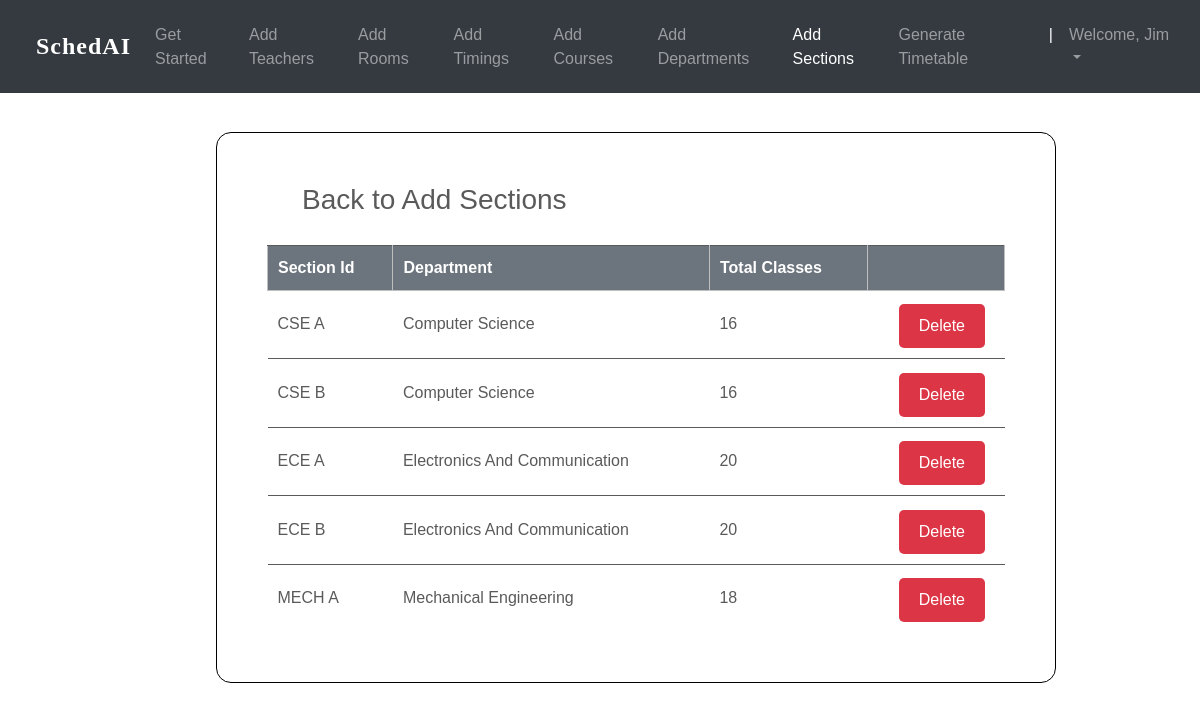
/sections_list/ (signed in), run on the app's committed database.
### ttgen/models.py (models this page shows, shortened)
class Section(models.Model):
    section_id = models.CharField(max_length=25, primary_key=True)
    department = models.ForeignKey(Department, on_delete=models.CASCADE)
    num_class_in_week = models.IntegerField(default=0)
    course = models.ForeignKey(Course, on_delete=models.CASCADE, blank=True, null=True)
    meeting_time = models.ForeignKey(MeetingTime, on_delete=models.CASCADE, blank=True, null=True)
    room = models.ForeignKey(Room, on_delete=models.CASCADE, blank=True, null=True)
    instructor = models.ForeignKey(Instructor, on_delete=models.CASCADE, blank=True, null=True)

class Department(models.Model):
    dept_name = models.CharField(max_length=50)
    courses = models.ManyToManyField(Course)
    def __str__(self):
        return self.dept_name

### ttgen/views.py (the view)
# urls.py: path('sections_list/', views.section_list, name='editsection'),
@login_required
def section_list(request):
    context = {
        'sections': Section.objects.all()
    }
    return render(request, 'seclist.html', context)

### templates/seclist.html (shortened to what this page needs)
<!DOCTYPE html>
<html lang="en">
<head>
	<link rel="stylesheet" href="https://maxcdn.bootstrapcdn.com/bootstrap/4.0.0/css/bootstrap.min.css">
    <link rel="stylesheet" type="text/css" href="static/css/index.css">
</head>
<body>
        <header>
			<nav class="navbar navbar-expand-md navbar-dark fixed-top bg-dark">
        <a class="navbar-brand" href="{% url 'admindash' %}"><p style="color: #fff; font-weight: 900; letter-spacing: 1px; margin-top: 15px; margin-left: 20px; font-size: 1.5rem;">SchedAI</p></a>
                <div class="collapse navbar-collapse" id="navbarCollapse">
                    <ul class="navbar-nav ml-auto">
                    <li class="nav-item">
                        <a class="nav-link" href="{% url 'admindash' %}">Get Started</a>
                    </li>
                    <li class="nav-item">
                        <a class="nav-link" href="{% url 'addInstructors' %}">Add Teachers</a>
                    </li>
                    <li class="nav-item">
                        <a class="nav-link" href="{% url 'addRooms' %}">Add Rooms</a>
                    </li>
                    <li class="nav-item">
		                <a class="nav-link" href="{% url 'addTimings' %}">Add Timings</a>
		            </li>
                    <li class="nav-item">
                        <a class="nav-link" href="{% url 'addCourses' %}">Add Courses</a>
                    </li>
                    <li class="nav-item">
			            <a class="nav-link" href="{% url 'addDepts' %}">Add Departments</a>
		            </li>
                    <li class="nav-item active">
			            <a class="nav-link" href="{% url 'addSections' %}">Add Sections</a>
		            </li>
                    <li class="nav-item">
			            <a class="nav-link" href="{% url 'generate' %}">Generate Timetable</a>
		            </li>
                    <li class="nav-item active">
			            <a class="nav-link">|</a>
		            </li>
                    <li class="nav-item dropdown">
		                <a class="nav-link dropdown-toggle" href="#" id="dropdown03" data-toggle="dropdown" aria-haspopup="true" aria-expanded="false">Welcome, {{ user.first_name }}</a>
		            </li>
                    </ul>
                </div>
            </nav>
        </header>
        <br><br>
    {% block content %}
{% load static %}
<fieldset class="fieldset">
    <a href="{% url 'addSections'%}"><h1 class="tablink" onclick="openPage('new')" id="defaultOpen">Back to Add Sections</h1></a>
    <div class="tabcontent" id="edit">
        <table class="table1">
            <thead>
            <tr class="table-headers">
            <th>Section Id</th>
            <th>Department</th>
            <th>Total Classes</th>
            <th  class="empty"></th>
            </tr>
            </thead>
            <tbody>
            {% for sec in sections %}
            <tr>
             <td>{{sec.section_id}}</td>
             <td>{{sec.department}}</td>
             <td>{{sec.num_class_in_week }}</td>
             <td class="empty">
                <form action="{% url 'deletesection' sec.section_id %}" method="post">
                        <input type="submit" value="Delete" class="cross">
                </form>
             </td>
             </tr>
            {% endfor %}
            </tbody>
        </table>
    </div>
</fieldset>
{% endblock %}

### static/css/index.css (style rules this page uses)
body { padding-top: 3rem; padding-bottom: 3rem; color: #5a5a5a; font-family: 'Poppins', sans-serif; overflow-x: hidden; }
nav { font-family: sans-serif; }
.navbar-brand { font-size: 20px; font-family: Georgia, 'Times New Roman', Times, serif; }

### templates/seclist.html (style rules this page uses)
nav { font-family: sans-serif; }
.navbar-brand { font-size: 20px; font-family: Georgia, 'Times New Roman', Times, serif; }
* { margin: 0; padding: 0; box-sizing: border-box; }
html { scroll-behavior: smooth; }
a { text-decoration:none; }
form { margin-top: 3%; margin-left: 18%; margin-right: 12%; }
fieldset h1 { color: #5a5a5a; padding-bottom: 20px; margin-left: 35px; display: inline-block; cursor: pointer; font-size: 28px; }
fieldset input { padding:8px; color: #938c8c }
.table2 td, th { border: 1px solid rgb(190,190,190); padding: 10px 20px; }
.table1 { width: 100%; border-collapse: collapse; text-align: left; overflow: hidden; }
.table1 td, th { border-top: 1px solid #5a5a5a; padding: 10px; }
.table1 th { background-color: #6c757d; color: #fff; }
.cross { font-size:16px; color: #fff; cursor: pointer; border: none; background-color: #dc3545; border-radius: 5px; padding: 10px 20px; }
.fieldset { margin-top: 3%; margin-left: 18%; margin-right: 12%; padding: 50px; background-color: #fff; border: 1px solid black; border-radius: 15px; }

### data on the page
Section: section_id "CSE A", department "Computer Science", num_class_in_week "16"
Section: section_id "CSE B", department "Computer Science", num_class_in_week "16"
Section: section_id "ECE A", department "Electronics And Communication", num_class_in_week "20"
Section: section_id "ECE B", department "Electronics And Communication", num_class_in_week "20"
Section: section_id "MECH A", department "Mechanical Engineering", num_class_in_week "18"

### other printed values
{{ user.first_name }} "Jim"
